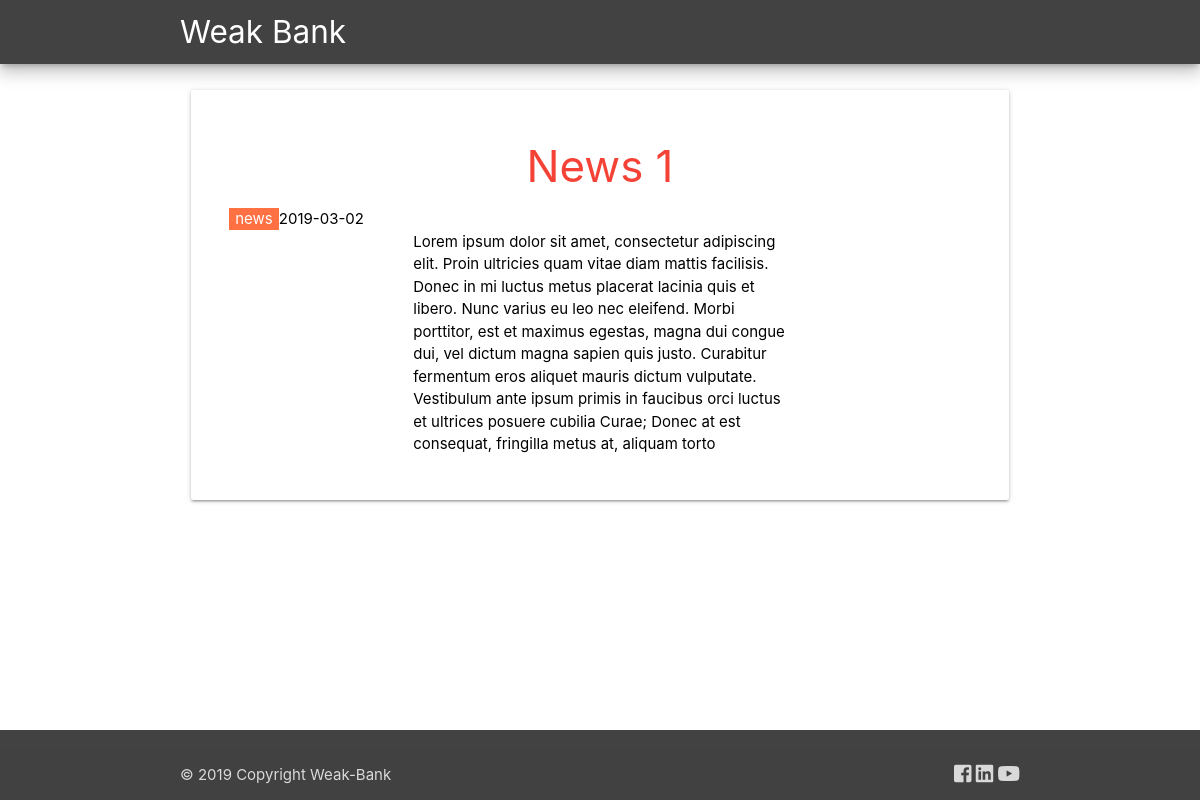
The page /main/news.php?news=1 on the database its author committed.
### tables this page shows
CREATE TABLE `news` (
  `id_news` int(11) NOT NULL AUTO_INCREMENT,
  `titolo` varchar(100) NOT NULL,
  `descrizione` varchar(500) NOT NULL,
  `data` date NOT NULL,
  `img` varchar(100) NOT NULL,
  `target` varchar(50) NOT NULL,
  PRIMARY KEY (`id_news`)
);

### public_html/main/news.php (the view, shortened to what this page needs)
<?php
include_once "../funcs/dbConn.php";
if(isset($_GET['news']) && !empty($_GET['news']))
    $query = "SELECT titolo,data,target,descrizione FROM news WHERE id_news=".$_GET['news']." LIMIT 1";
else
    $query = "SELECT titolo,data,target,descrizione FROM news WHERE 0=1";
$res = $conn->query($query);
?>
<html>
<head>
</head>
<body>
    <main>
        <?php include('../navbar.php'); ?>
        <br>
        <div class="container">
            <div class="row">
                <div class="col l12 m12 s12">
                    <div class="card">
                        <div class="card-content white-text">
                            <?php
                            $row = $res->fetch_assoc();
                            echo '
                <h3 class="red-text center" title="titolo">' . $row['titolo'] . '</h3>
                <span class="left white-text badge deep-orange lighten-1" title="target">' . $row['target'] . '</span>
                <span class="center black-text" title="data">' . $row['data'] . '</span><br>
                <div class="row">
                  <div class="col l6 offset-l3">
                    <p class="black-text left-align" title="descrizione">' . $row['descrizione'] . '</p>
                  </div>
                </div>
                ';
                            ?>
                        </div>
                    </div>
                </div>
            </div>
        </div>
    </main>
</body>
</html>

### public_html/css/main.css (style rules this page uses)
body { display: flex; min-height: 100vh; flex-direction: column; }
main { flex: 1 0 auto; }
.card { margin: 3px 0 0rem 0!important; }

### rows shown on the page
news: titolo "News 1", target "news", data "2019-03-02", descrizione "Lorem ipsum dolor sit amet, consectetur adipiscing elit. Proin ultricies quam vitae diam mattis facilisis. Donec in mi luctus metus placerat lacinia quis et libero. Nunc varius eu leo nec eleifend. Morbi porttitor, est et maximus egestas, magna dui congue dui, vel dictum magna sapien quis justo. Curabitur fermentum eros aliquet mauris dictum vulputate. Vestibulum ante ipsum primis in faucibus orci luctus et ultrices posuere cubilia Curae; Donec at est consequat, fringilla metus at, aliquam torto"
